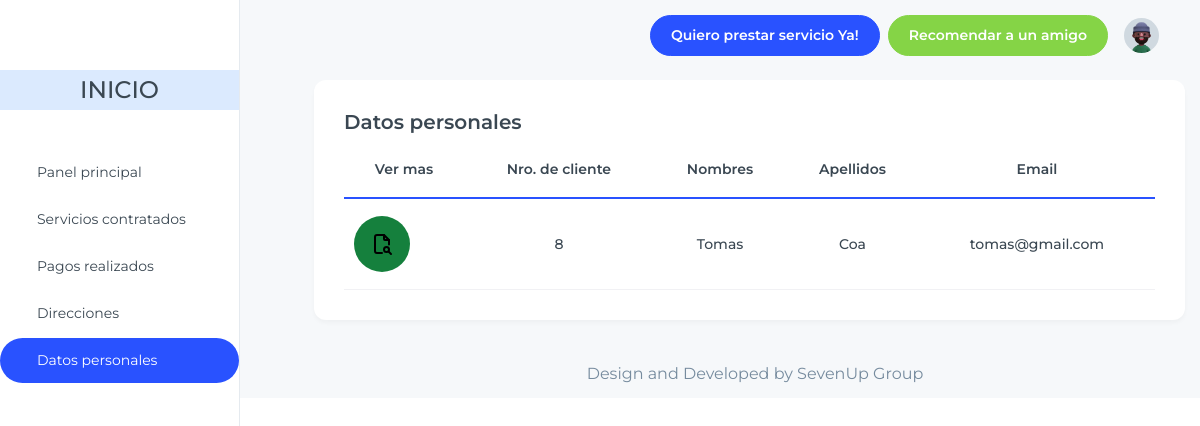
The app's page /home/consumidor/datos/ (signed in) with its own data.
### apps/usuario/models.py (models this page shows, shortened)
class Usuario(AbstractUser):
    nombre = models.CharField(max_length=150, verbose_name="Nombre")
    apellido = models.CharField(max_length=150, verbose_name="Apellido")
    email = models.EmailField(unique=True, verbose_name="Correo electrónico")
    fecha_creacion = models.DateTimeField(auto_now_add=True, verbose_name="Fecha de creación")
    USERNAME_FIELD = 'email'
    REQUIRED_FIELDS = ['username', 'nombre', 'apellido']

### apps/consumidor/views.py (the view)
# urls.py: path('consumidor/datos/', ConsumidorDatosView.as_view(), name='datos_consumidor'),
class ConsumidorDatosView(generic.TemplateView):
    template_name = 'consumidor_datos_personales.html'
    def get_context_data(self, **kwargs):
        usuario_actual = self.request.user
        context = super().get_context_data(**kwargs)
        context['usuario'] = usuario_actual
        return context

### apps/consumidor/templates/consumidor_datos_personales.html (shortened to what this page needs)
{% extends 'index_consumidor.html' %}
{% load static %}
{% block content %}
<div class="container-fluid">
  <div class='row'>
    <div class="col-lg-12 pl-1">
      <div class="card ">
        <div class="card-body ">
          <h5 class="card-title fs-6 font-semibold">Datos personales</h5>
            <div class="table-responsive">
              <table class="table text-nowrap align-middle mb-0">
                <thead>
                  <tr class="border-2 border-bottom border-primary border-0">
                    <th scope="col" class="text-center">Ver mas</th>
                    <th scope="col" class="text-center">Nro. de cliente</th>
                    <th scope="col" class="text-center">Nombres</th>
                    <th scope="col" class="text-center">Apellidos</th>
                    <th scope="col" class="text-center">Email</th>
                  </tr>
                </thead>
                <tbody class="table-group-divider">
                  <tr>
                    <td class="text-center fw-medium">
                      <button type="button" class="flex justify-center items-center text-white bg-green-700 hover:bg-green-800 focus:outline-none focus:ring-4 focus:ring-green-300 font-medium rounded-full px-3 py-3 dark:bg-green-600 dark:hover:bg-green-700 dark:focus:ring-green-800">
                        <img src="{% static 'images/dash/logos/file-search.svg' %}" alt="Ícono" class="w-6 h-6">
                      </button>
                    </td>
                    <td class="text-center fw-medium">{{ usuario.id }}</td>
                    <td class="text-center fw-medium">{{ usuario.nombre }}</td>
                    <td class="text-center fw-medium">{{ usuario.apellido }}</td>
                    <td class="text-center fw-medium">{{ usuario.email }}</td>
                  </tr>
                </tbody>
              </table>
            </div>
        </div>
      </div>
    </div>
  </div>
</div>
{% endblock %}

### records on screen
Usuario: id "8", nombre "Tomas", apellido "Coa", email "tomas@gmail.com"
